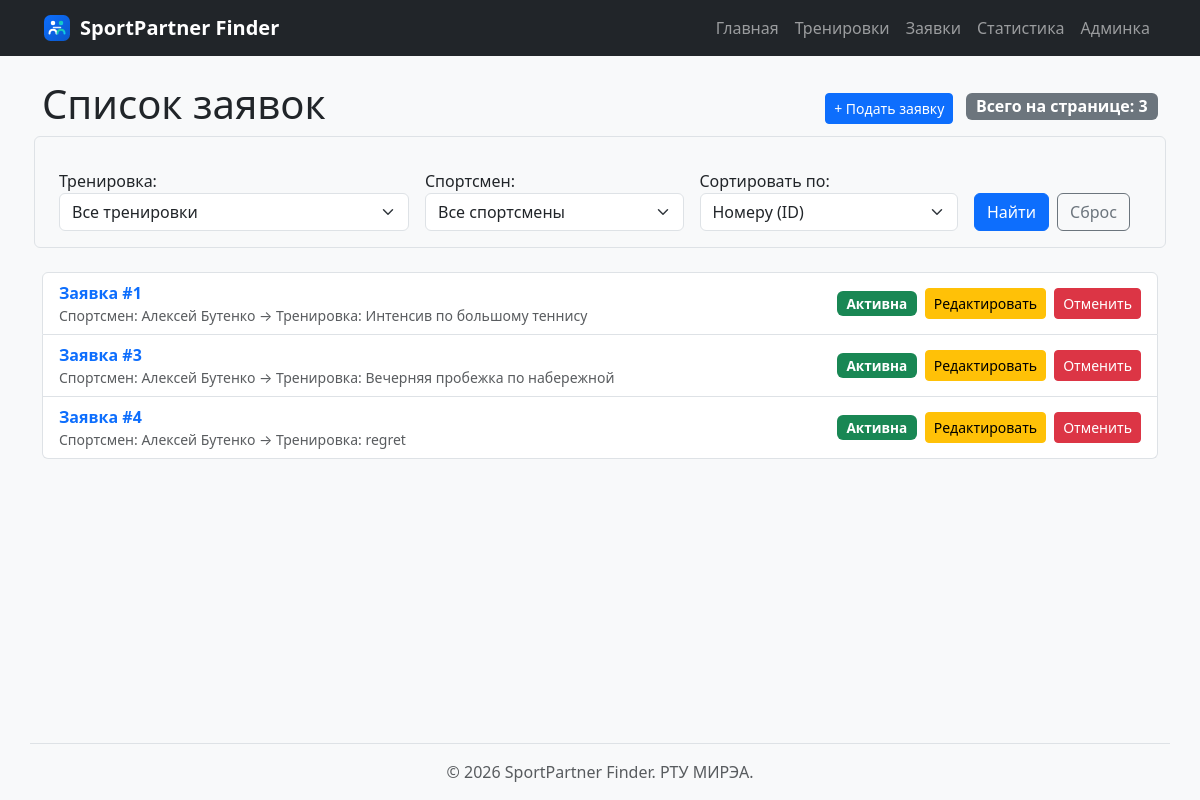
Screenshot of /requests/ with the database file from the repository.
### requests/models.py (models this page shows, shortened)
class Request(models.Model):
    athlete = models.ForeignKey(
        Athlete,
        on_delete=models.PROTECT,
        related_name="requests",
        verbose_name="Спортсмен",
    )
    event = models.ForeignKey(
        Event,
        on_delete=models.PROTECT,
        related_name="requests",
        verbose_name="Тренировка",
    )
    status = models.CharField(
        max_length=50,
        default="active",
        verbose_name="Статус заявки",
    )
    is_cancelled = models.BooleanField(
        default=False,
        verbose_name="Заявка отменена",
    )
    objects = RequestManager()
    class Meta:
        ordering = ["pk"]
        verbose_name = "Заявка"
        verbose_name_plural = "Заявки"

### requests/views.py (the view, shortened to what this page needs)
# urls.py: path("", views.requests_list, name="list"),
def requests_list(request):
    form = RequestFilterForm(request.GET or None)
    form_valid = form.is_bound and form.is_valid()
    event_id = None
    athlete_id = None
    sort = "id"
    error = None
    reqs_qs = Request.objects.active()
    if form_valid:
        if event_id:
            reqs_qs = reqs_qs.filter(event_id=event_id)
        if athlete_id:
            reqs_qs = reqs_qs.filter(athlete_id=athlete_id)
    reqs_qs = reqs_qs.annotate(
        athlete_name=F("athlete__name"),
        event_title=F("event__title"),
    )
    sort_fields = {
        "id": "id",
        "athlete": "athlete_name",
        "event": "event_title",
    }
    sort_field = sort_fields.get(sort, "id")
    reqs_qs = reqs_qs.order_by(sort_field, "id")
    reqs_qs = reqs_qs.values(
        "id",
        "athlete_name",
        "event_title",
        "status",
        "is_cancelled",
    )
    paginator = Paginator(reqs_qs, 5)
    page_number = request.GET.get("page")
    page_obj = paginator.get_page(page_number)
    context = {
        "requests": page_obj,
        "page_obj": page_obj,
        "form": form,
        "error": error,
    }
    return render(request, "requests/request_list.html", context)

### requests/forms.py
class RequestFilterForm(forms.Form):
    event = forms.ModelChoiceField(
        queryset=Event.objects.order_by("title"),
        required=False,
        label="Тренировка",
        empty_label="Все тренировки",
        widget=forms.Select(attrs={"class": "form-select"}),
    )
    athlete = forms.ModelChoiceField(
        queryset=Athlete.objects.order_by("name"),
        required=False,
        label="Спортсмен",
        empty_label="Все спортсмены",
        widget=forms.Select(attrs={"class": "form-select"}),
    )
    sort = forms.ChoiceField(
        required=False,
        label="Сортировать по",
        choices=[
            ("id", "Номеру (ID)"),
            ("athlete", "Спортсмену"),
            ("event", "Тренировке"),
        ],
        widget=forms.Select(attrs={"class": "form-select"}),
    )

### events/models.py (called while the page is built)
    def __str__(self):
        return f"{self.title} ({self.date})"

### requests/models.py (called while the page is built)
    def __str__(self):
        return f"{self.name} (ур. {self.level})"

    def active(self):
        return self.filter(is_cancelled=False)

### requests/templates/requests/request_list.html (shortened to what this page needs)
{% extends "base.html" %}
{% block content %}
<div class="d-flex justify-content-between align-items-center mb-3">
    <h1>Список заявок</h1>
    <div>
        <a href="{% url 'requests:create' %}" class="btn btn-primary btn-sm me-2">+ Подать заявку</a>
        <span class="badge bg-secondary fs-6">Всего на странице: {{ requests|length }}</span>
    </div>
</div>
<form method="get" class="row g-3 align-items-end mb-4 p-3 bg-light border rounded">
    <div class="col-md-4">
        {{ form.event.label_tag }}
        {{ form.event }}
    </div>
    <div class="col-md-3">
        {{ form.athlete.label_tag }}
        {{ form.athlete }}
    </div>
    <div class="col-md-3">
        {{ form.sort.label_tag }}
        {{ form.sort }}
    </div>
    <div class="col-md-2 d-flex gap-2">
        <button type="submit" class="btn btn-primary">Найти</button>
        <a href="{% url 'requests:list' %}" class="btn btn-outline-secondary">Сброс</a>
    </div>
</form>
<div class="list-group mb-4">
{% for req in requests %}
    <div class="list-group-item list-group-item-action d-flex justify-content-between align-items-center">
        <div>
            <a href="{% url 'requests:detail' req.id %}" class="fw-bold text-decoration-none">Заявка #{{ req.id }}</a>
            <div class="text-muted small">Спортсмен: {{ req.athlete_name }} → Тренировка: {{ req.event_title }}</div>
        </div>
        <div class="d-flex align-items-center gap-2">
            {% include "requests/includes/request_status.html" %}
            <a href="{% url 'requests:update' req.id %}" class="btn btn-warning btn-sm">Редактировать</a>
            <form method="post" action="{% url 'requests:cancel' req.id %}" class="d-inline">
                <button type="submit" class="btn btn-danger btn-sm">Отменить</button>
            </form>
        </div>
    </div>
{% empty %}
    <div class="alert alert-info">Заявок пока нет.</div>
{% endfor %}
</div>
{% endblock %}

### requests/templates/requests/includes/request_status.html
{% if req.status == "active" %}
    <span class="badge bg-success request-status-badge">Активна</span>
{% else %}
    <span class="badge bg-secondary request-status-badge">Отменена</span>
{% endif %}

### homepage/static/homepage/css/style.css (style rules this page uses)
body { background-color: #f8f9fa; font-family: system-ui, -apple-system, sans-serif; }
.request-status-badge { font-size: 0.85rem; padding: 0.4em 0.7em; }

### rows the page displays
Request: id "1", athlete_name "Алексей Бутенко", event_title "Интенсив по большому теннису", status "Активна"
Request: id "3", athlete_name "Алексей Бутенко", event_title "Вечерняя пробежка по набережной", status "Активна"
Request: id "4", athlete_name "Алексей Бутенко", event_title "regret", status "Активна"

### other values shown
{{ requests|length }} "3"
